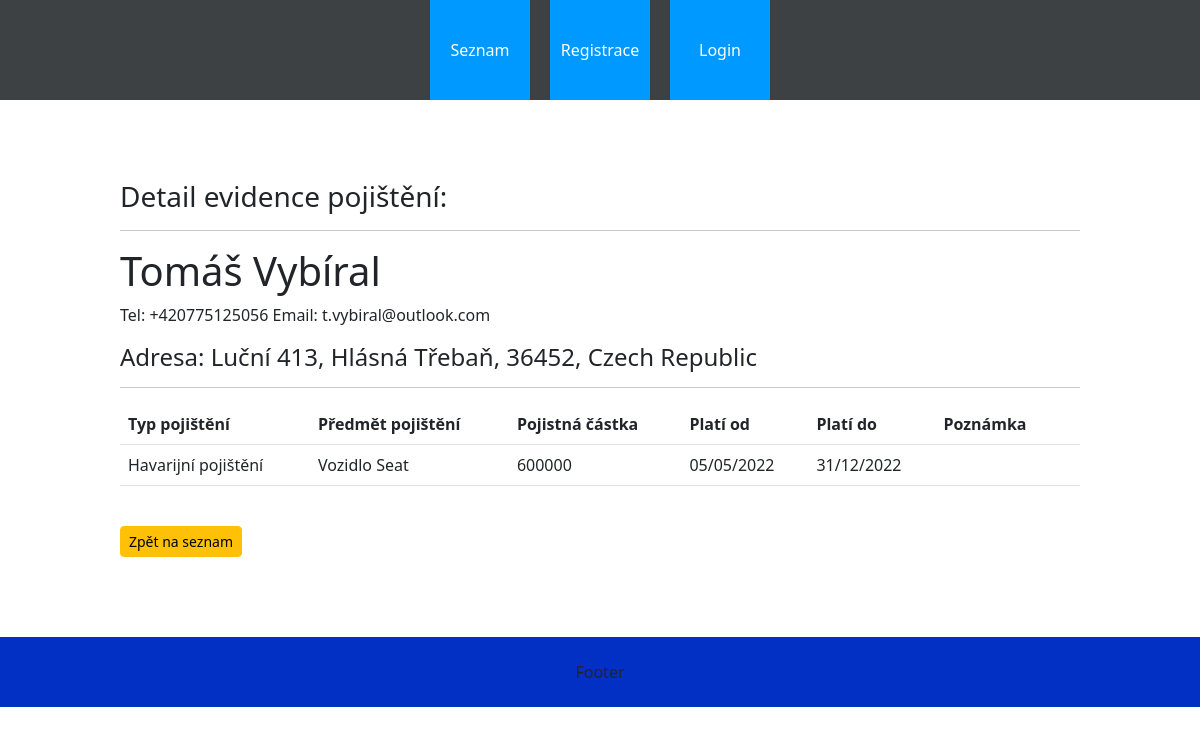
/pojistenci/pojistenec_detail/16/, run on an earlier commit of the app's database.
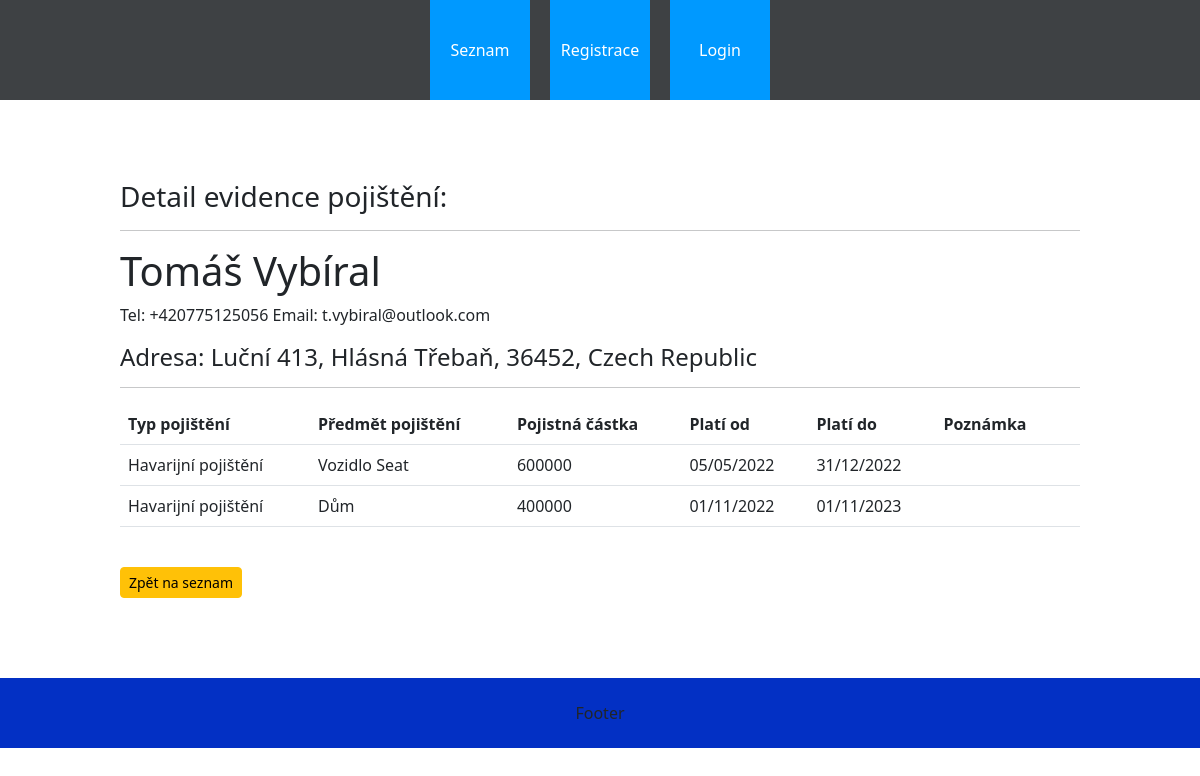
And on a later commit of the database.
### pojistenci/models.py (models this page shows, shortened)
class SeznamPojisteni(models.Model):
    pojistenec = models.ForeignKey(
        Pojistenec, null=True, on_delete=models.CASCADE, verbose_name='Pojištěnec')
    typ_pojisteni = models.ForeignKey(
        TypPojisteni, null=True, on_delete=models.SET_NULL, verbose_name='Druh pojištění')
    predmet_pojisteni = models.CharField(max_length=80, null=True, verbose_name='Předmět pojištění')
    hodnota_pojisteni = models.CharField(max_length=10, null=True, verbose_name='Hodnota pojištění')
    plati_od = models.CharField(max_length=10, null=True, verbose_name='Platí od')
    plati_do = models.CharField(max_length=10, null=True, verbose_name='Platí do')
    poznamka = models.TextField(null=True, verbose_name='Poznámka', blank=True) # není povinné pole
    date_created = models.DateTimeField(auto_now_add=True, null=True, verbose_name='Datum vytvoření')
    class Meta:
        verbose_name = 'Seznam pojištění'
        verbose_name_plural = 'Seznam pojištění'

class TypPojisteni(models.Model):
    nazev_pojisteni = models.CharField(max_length=100)
    def __str__(self) -> str:
        return self.nazev_pojisteni
    class Meta:
        verbose_name = 'Druh pojištění'
        verbose_name_plural = 'Druhy pojištění'

### pojistenci/views.py (the view, shortened to what this page needs)
class AktualPojistenec(generic.DetailView):
    model = SeznamPojisteni
    template_name = 'pojistenci/pojistenec_detail.html'
    def get(self, request, pk):
        try:
            pojistenec = Pojistenec.objects.get(id=pk)
        except:
            return redirect('home')
        pojistky = SeznamPojisteni.objects.filter(pojistenec_id=pk)
        context = {'pojistenec':pojistenec,'pojistky':pojistky}
        return render(request, self.template_name, context)

### pojistenci/models.py (called while the page is built)
    def __str__(self) -> str:
        return self.stat

### pojistenci/templates/pojistenci/pojistenec_detail.html (shortened to what this page needs)
{% extends 'base.html' %} {% block content %}
<h3>Detail evidence pojištění:</h3>
<hr />
<h1>{{pojistenec.jmeno}} {{pojistenec.prijmeni}}</h1>
<p>Tel: {{pojistenec.telefon}} Email: {{pojistenec.email}}</p>
<h4>
  Adresa: {{pojistenec.ulice_cp}}, {{pojistenec.mesto}}, {{pojistenec.psc}},
  {{pojistenec.stat}}
</h4>
<hr />
<table class="table table-hover">
  <tr>
    <th>Typ pojištění</th>
    <th>Předmět pojištění</th>
    <th>Pojistná částka</th>
    <th>Platí od</th>
    <th>Platí do</th>
    <th>Poznámka</th>
    <th></th>
  </tr>
  {% for pojistka in pojistky %}
  <tr>
    <td>{{pojistka.typ_pojisteni}}</td>
    <td>{{pojistka.predmet_pojisteni}}</td>
    <td>{{pojistka.hodnota_pojisteni}}</td>
    <td>{{pojistka.plati_od}}</td>
    <td>{{pojistka.plati_do}}</td>
    <td>{{pojistka.poznamka}}</td>
    <td></td>
  </tr>
  {% endfor %}
</table>
<br>
<a class="btn btn-sm btn-warning" href="{% url 'home' %}">Zpět na seznam</a>
{% endblock %}

What changed in the data, as far as the page shows it:
added SeznamPojisteni: typ_pojisteni "Havarijní pojištění", predmet_pojisteni "Dům", hodnota_pojisteni "400000", plati_od "01/11/2022", plati_do "01/11/2023"
